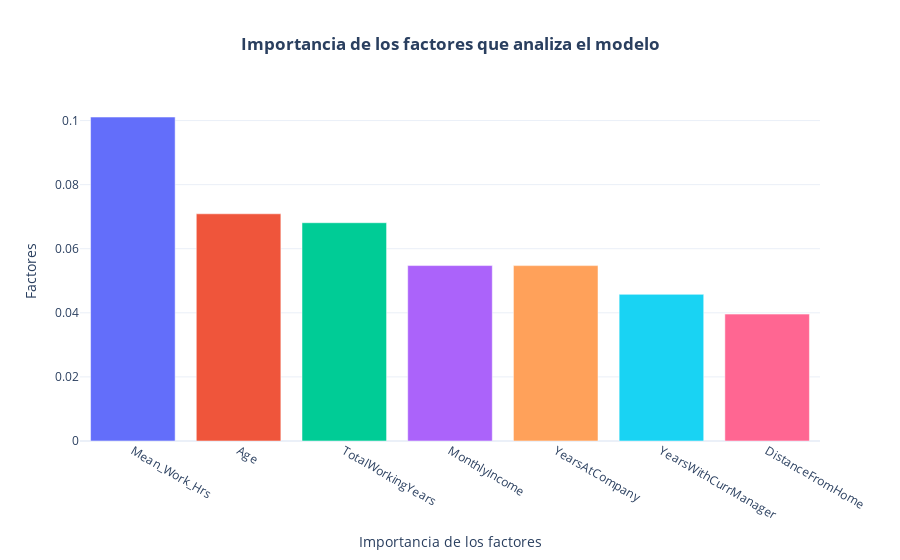

The code cell stored with this chart in its notebook:
### Code cell
fig = px.bar(random_forest_var, x='columnas', y='importancia', color = 'columnas',  title ='<b>Importancia de los factores que analiza el modelo<b>')
fig.update_layout(
    xaxis_title = 'Importancia de los factores',
    yaxis_title = 'Factores',
    template = 'plotly_white',
    title_x = 0.5,
    showlegend=False)

### Figure 1 — Plotly figure (JSON) as saved in the notebook; plotly's stock layout.template omitted (floating-point values rounded to 4 significant figures)
{"data": [{"alignmentgroup": "True", "hovertemplate": "columnas=%{x}<br>importancia=%{y}<extra></extra>", "legendgroup": "Mean_Work_Hrs", "marker": {"color": "#636efa", "pattern": {"shape": ""}}, "name": "Mean_Work_Hrs", "offsetgroup": "Mean_Work_Hrs", "orientation": "v", "showlegend": true, "textposition": "auto", "type": "bar", "x": ["Mean_Work_Hrs"], "xaxis": "x", "y": [0.1011], "yaxis": "y"}, {"alignmentgroup": "True", "hovertemplate": "columnas=%{x}<br>importancia=%{y}<extra></extra>", "legendgroup": "Age", "marker": {"color": "#EF553B", "pattern": {"shape": ""}}, "name": "Age", "offsetgroup": "Age", "orientation": "v", "showlegend": true, "textposition": "auto", "type": "bar", "x": ["Age"], "xaxis": "x", "y": [0.07089], "yaxis": "y"}, {"alignmentgroup": "True", "hovertemplate": "columnas=%{x}<br>importancia=%{y}<extra></extra>", "legendgroup": "TotalWorkingYears", "marker": {"color": "#00cc96", "pattern": {"shape": ""}}, "name": "TotalWorkingYears", "offsetgroup": "TotalWorkingYears", "orientation": "v", "showlegend": true, "textposition": "auto", "type": "bar", "x": ["TotalWorkingYears"], "xaxis": "x", "y": [0.06811], "yaxis": "y"}, {"alignmentgroup": "True", "hovertemplate": "columnas=%{x}<br>importancia=%{y}<extra></extra>", "legendgroup": "MonthlyIncome", "marker": {"color": "#ab63fa", "pattern": {"shape": ""}}, "name": "MonthlyIncome", "offsetgroup": "MonthlyIncome", "orientation": "v", "showlegend": true, "textposition": "auto", "type": "bar", "x": ["MonthlyIncome"], "xaxis": "x", "y": [0.05474], "yaxis": "y"}, {"alignmentgroup": "True", "hovertemplate": "columnas=%{x}<br>importancia=%{y}<extra></extra>", "legendgroup": "YearsAtCompany", "marker": {"color": "#FFA15A", "pattern": {"shape": ""}}, "name": "YearsAtCompany", "offsetgroup": "YearsAtCompany", "orientation": "v", "showlegend": true, "textposition": "auto", "type": "bar", "x": ["YearsAtCompany"], "xaxis": "x", "y": [0.05472], "yaxis": "y"}, {"alignmentgroup": "True", "hovertemplate": "columnas=%{x}<br>importancia=%{y}<extra></extra>", "legendgroup": "YearsWithCurrManager", "marker": {"color": "#19d3f3", "pattern": {"shape": ""}}, "name": "YearsWithCurrManager", "offsetgroup": "YearsWithCurrManager", "orientation": "v", "showlegend": true, "textposition": "auto", "type": "bar", "x": ["YearsWithCurrManager"], "xaxis": "x", "y": [0.04576], "yaxis": "y"}, {"alignmentgroup": "True", "hovertemplate": "columnas=%{x}<br>importancia=%{y}<extra></extra>", "legendgroup": "DistanceFromHome", "marker": {"color": "#FF6692", "pattern": {"shape": ""}}, "name": "DistanceFromHome", "offsetgroup": "DistanceFromHome", "orientation": "v", "showlegend": true, "textposition": "auto", "type": "bar", "x": ["DistanceFromHome"], "xaxis": "x", "y": [0.03959], "yaxis": "y"}], "layout": {"barmode": "relative", "legend": {"title": {"text": "columnas"}, "tracegroupgap": 0}, "showlegend": false, "title": {"text": "<b>Importancia de los factores que analiza el modelo<b>", "x": 0.5}, "xaxis": {"anchor": "y", "categoryarray": ["Mean_Work_Hrs", "Age", "TotalWorkingYears", "MonthlyIncome", "YearsAtCompany", "YearsWithCurrManager", "DistanceFromHome"], "categoryorder": "array", "domain": [0, 1], "title": {"text": "Importancia de los factores"}}, "yaxis": {"anchor": "x", "domain": [0, 1], "title": {"text": "Factores"}}}}
